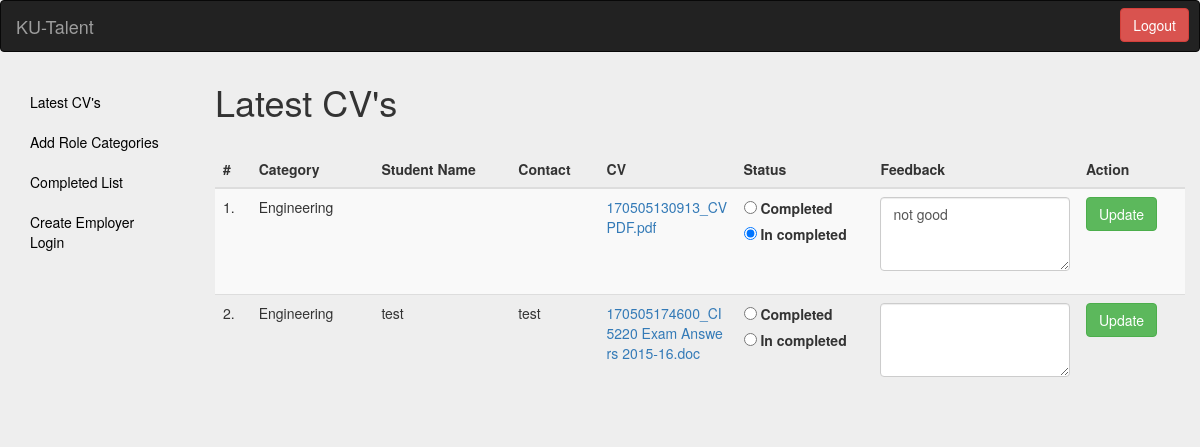
The page /ku-admin/dashboard.php (signed in) on the database its author committed.
### tables this page shows
CREATE TABLE IF NOT EXISTS `cv_uploaded` (
  `id` int(11) NOT NULL,
  `student_id` int(11) NOT NULL,
  `role_category_id` int(11) NOT NULL,
  `file` varchar(200) NOT NULL,
  `upload_datetime` datetime NOT NULL,
  `status` varchar(1) NOT NULL DEFAULT 'P',
  `feedback` text NOT NULL,
  `share_permission` int(1) NOT NULL
);

CREATE TABLE IF NOT EXISTS `role_categories` (
  `id` int(11) NOT NULL,
  `category_name` varchar(30) NOT NULL
);

CREATE TABLE IF NOT EXISTS `students` (
  `id` int(11) NOT NULL,
  `user_id` int(11) NOT NULL,
  `student_name` varchar(50) NOT NULL,
  `father_name` varchar(50) NOT NULL,
  `contact` varchar(30) NOT NULL,
  `address` text NOT NULL
);

### class/db.php (called while the page is built, shortened)
<?php
class Database
{
    function __construct()
    {
        $this->Mysqli = new mysqli(SERVER_NAME, USER_NAME, USER_PASSWORD, DATABASE_NAME);
    }
}

### ku-admin/dashboard.php (the view, shortened to what this page needs)
<?php require_once "../class/functions.php";
$obj = new Functions();
$obj->RequireAdminLogin();
include ('header.php');
?>
<div class="container-fluid">
    <div class="row">
        <nav class="col-sm-2 nav-menu">
            <ul class="nav ">
                <li class="nav-item">
                    <a class="nav-link active" href="dashboard.php">Latest CV's <span class="sr-only">(current)</span></a>
                </li>
                <li class="nav-item">
                    <a class="nav-link" href="role-categories.php">Add Role Categories</a>
                </li>
                <li class="nav-item">
                    <a class="nav-link" href="completed-list.php">Completed List</a>
                </li>
                <li class="nav-item">
                    <a class="nav-link" href="create-employer-login.php">Create Employer Login</a>
                </li>
            </ul>
        </nav>
        <main class="col-sm-10">
            <h1>Latest CV's</h1>
            <div class="table-responsive">
                <?php
                $q1 = $obj->Mysqli->query("SELECT cu.*, rc.category_name, s.student_name, s.contact FROM cv_uploaded cu LEFT OUTER JOIN role_categories rc ON cu.role_category_id = rc.id LEFT OUTER JOIN students s ON cu.student_id = s.user_id WHERE cu.status IN ('P','I') ");
                if(mysqli_num_rows($q1)>0){
                ?>
                    <table class="table table-striped">
                        <thead>
                        <tr>
                            <th width="2%">#</th>
                            <th width="8%">Category</th>
                            <th width="10%">Student Name</th>
                            <th width="5%">Contact</th>
                            <th width="10%">CV</th>
                            <th width="10%">Status</th>
                            <th width="15%">Feedback</th>
                            <th width="5%">Action</th>
                        </tr>
                        </thead>
                        <tbody>
                        <?php
                        $i = 1;
                        while ($r1 = $q1->fetch_array()){
                        ?>
                            <tr>
                                <td><?php echo $i++;?>.</td>
                                <td><?php echo $r1['category_name'];?></td>
                                <td><?php echo $r1['student_name'];?></td>
                                <td><?php echo $r1['contact'];?></td>
                                <td style="word-break: break-all;"><a href="<?php echo UPLOADS_URL.$r1['file'];?>"><?php echo $r1['file'];?></a></td>
                                <form class="form-horizontal" method="post" action="">
                                    <td>
                                        <div class="form-group">
                                            <label><input type="radio" name="cv_status" value="C" <?php echo ($r1['status']=='C') ? 'checked' : '' ;?> required > Completed</label><br>
                                            <label><input type="radio" name="cv_status" value="I" <?php echo ($r1['status']=='I') ? 'checked' : '' ;?>> In completed</label>
                                        </div>
                                    </td>
                                    <td>
                                        <div class="form-group">
                                            <textarea class="form-control" name="feedback" rows="3" cols="4"><?php echo $r1['feedback']?></textarea>
                                        </div>
                                    </td>
                                    <td>
                                        <button type="submit" name="update" class="btn btn-success">Update</button>
                                    </td>
                                </form>
                            </tr>
                        <?php
                        }
                        ?>
                        </tbody>
                    </table>
                <?php
                } else {
                    echo '<div class="alert alert-danger">No Record Found</div>';
                }
                ?>
            </div>
        </main>
    </div>
</div>
<?php
include ('footer.php');
?>

### ku-admin/css/style.css (style rules this page uses)
body,html { background-color: #eee; margin: 0; padding: 0; overflow-x:hidden; height: 100%; }
h1 { margin-bottom: 20px; padding-bottom: 9px; margin-top: 30px; }
.nav-menu { margin-top: 30px; font-size: 14px; }
.nav-menu li a { color: #000; }

### rows shown on the page
cv_uploaded: role_category.category_name "Engineering", file "170505130913_CVPDF.pdf", status "☐ Completed", status "☑ In completed", feedback "not good"
cv_uploaded: role_category.category_name "Engineering", students.student_name "test", students.contact "test", file "170505174600_CI5220 Exam Answers 2015-16.doc", status "☐ Completed", status "☐ In completed"
